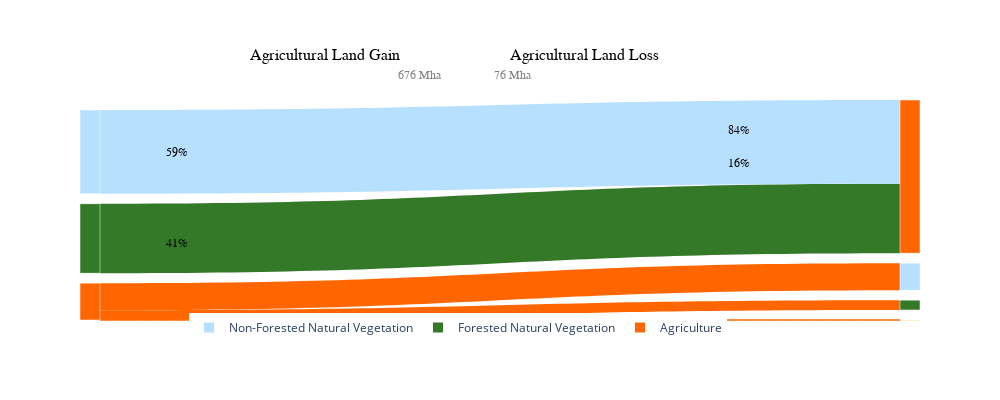

This figure's notebook cell:
### Code cell
import plotly.graph_objects as go

# Assuming result_drop is your DataFrame with the necessary data

nodes = {}
links = []
node_colors = []
link_colors = []

# Create a mapping of nodes to their GAREA values
node_labels = {}

for i in range(len(tahun) - 1):
    current_year = tahun[i]
    next_year = tahun[i + 1]

    gltct_current = f'GLCT{current_year}'
    color_current = f'color{current_year}'
    value_current = f'GAREA{current_year}'

    gltct_next = f'GLCT{next_year}'

    for index, row in result_drop_overtime.iterrows():
        source_node = row[gltct_current]
        target_node = row[gltct_next]
        
        # Assign GAREA values as node labels
        node_labels[source_node] = row[value_current]
        node_labels[target_node] = row[f'GAREA{next_year}']

        # Assume color_source is a valid color code from your data
        color_source = row[color_current]  # Make sure this is a valid color format

        if source_node not in nodes:
            nodes[source_node] = len(nodes)
            node_colors.append(color_source)
        if target_node not in nodes:
            nodes[target_node] = len(nodes)
            node_colors.append(row[f'color{next_year}'])  # Ensure this is also a valid color format

        link = {
            'source': nodes[source_node],
            'target': nodes[target_node],
            'value': row[f'GAREA{next_year}']  # Use the correct value
        }
        
        links.append(link)
        link_colors.append(color_source)

# Prepare to create the Sankey figure
fig = go.Figure(data=[go.Sankey(
    node=dict(
        pad=10,
        thickness=20,
        line=dict(color='white'),
        label=[node_labels[key] for key in nodes.keys()],  # Use GAREA values as labels
        color=node_colors  # Use your predefined colors here
    ),
    link=dict(
        source=[link['source'] for link in links],
        target=[link['target'] for link in links],
        value=[link['value'] for link in links],
        color=link_colors,
    )
)])

# Create traces for the legend
custom_labels = [ 'Non-Forested Natural Vegetation', 'Forested Natural Vegetation','Agriculture']
warna = ['#B7E0FF', '#347928', '#FF6600']
legend_entries = [[color, label] for color, label in zip(warna, custom_labels)]

legend = []
for i, entry in enumerate(legend_entries):
    legend.append(
        go.Scatter(
            mode="markers",
            x=[None],
            y=[None],
            marker=dict(size=10, color=entry[0], symbol="square"),
            name=entry[1],
            showlegend=True
        )
    )

# Define the layout with annotations included
layout = go.Layout(
    showlegend=True,
    plot_bgcolor="rgba(0,0,0,0)",
    legend=dict(
        orientation="h",
        yanchor="bottom",
        y=-0.1,
        xanchor="center",
        x=0.45
    ),
    annotations=[
        dict(
            text="Agricultural Land Gain",
            x=0.2,
            y=1.25,
            xref="paper",
            yref="paper",
            showarrow=False,
            arrowhead=2,
            ax=0,
            ay=-40,
            font=dict(size=16, color="black", family="Arial Black")
        ),
         dict(
            text="676 Mha",
            x=0.405,
            y=1.15,
            xref="paper",
            yref="paper",
            showarrow=False,
            arrowhead=2,
            ax=0,
            ay=-40,
            font=dict(size=12, color="Grey", family="Arial Black")
        ),
        dict(
            text="Agricultural Land Loss",
            x=0.6,
            y=1.25,
            xref="paper",
            yref="paper",
            showarrow=False,
            arrowhead=2,
            ax=0,
            ay=-40,
            font=dict(size=16, color="black", family="Arial Black")
        ),
        dict(
            text="76 Mha",
            x=0.515,
            y=1.15,
            xref="paper",
            yref="paper",
            showarrow=False,
            arrowhead=2,
            ax=0,
            ay=-40,
            font=dict(size=12, color="Grey", family="Arial Black")
        ),
        dict(
            text="59%",
            x=0.1,
            y=0.8,
            xref="paper",
            yref="paper",
            showarrow=False,
            arrowhead=2,
            ax=0,
            ay=-40,
            font=dict(size=12, color="Black", family="Arial Black")
        )
        ,
        dict(
            text="41%",
            x=0.1,
            y=0.35,
            xref="paper",
            yref="paper",
            showarrow=False,
            arrowhead=2,
            ax=0,
            ay=-40,
            font=dict(size=12, color="Black", family="Arial Black")
        ),
        dict(
            text="84%",
            x=0.80,
            y=0.9,
            xref="paper",
            yref="paper",
            showarrow=False,
            arrowhead=2,
            ax=0,
            ay=-40,
            font=dict(size=12, color="Black", family="Arial Black")
        ),
        dict(
            text="16%",
            x=0.80,
            y=0.75,
            xref="paper",
            yref="paper",
            showarrow=False,
            arrowhead=2,
            ax=0,
            ay=-40,
            font=dict(size=12, color="Black", family="Arial Black")
        )
    ]
)

# Update the figure with traces and layout
fig = go.Figure(data=[fig.data[0]] + legend, layout=layout)
fig.update_xaxes(visible=False)
fig.update_yaxes(visible=False)
fig.update_layout(
    width=1000,
    height=400
)

# Finally show the figure
fig.show()

### Figure 1 — Plotly figure (JSON) as saved in the notebook; plotly's stock layout.template omitted (floating-point values rounded to 4 significant figures)
{"data": [{"link": {"color": ["#347928", "#B7E0FF", "#FF6600", "#FF6600", "#FF6600"], "source": [0, 2, 3, 3, 3], "target": [1, 1, 4, 5, 6], "value": [267800000.0, 324000000.0, 38100000.0, 27910.0, 104400000.0]}, "node": {"color": ["#347928", "#FF6600", "#B7E0FF", "#FF6600", "#347928", "#FCCD2A", "#B7E0FF"], "line": {"color": "white"}, "pad": 10, "thickness": 20}, "type": "sankey"}, {"marker": {"color": "#B7E0FF", "size": 10, "symbol": "square"}, "mode": "markers", "name": "Non-Forested Natural Vegetation", "showlegend": true, "type": "scatter", "x": [null], "y": [null]}, {"marker": {"color": "#347928", "size": 10, "symbol": "square"}, "mode": "markers", "name": "Forested Natural Vegetation", "showlegend": true, "type": "scatter", "x": [null], "y": [null]}, {"marker": {"color": "#FF6600", "size": 10, "symbol": "square"}, "mode": "markers", "name": "Agriculture", "showlegend": true, "type": "scatter", "x": [null], "y": [null]}], "layout": {"annotations": [{"arrowhead": 2, "ax": 0, "ay": -40, "font": {"color": "black", "family": "Arial Black", "size": 16}, "showarrow": false, "text": "Agricultural Land Gain", "x": 0.2, "xref": "paper", "y": 1.25, "yref": "paper"}, {"arrowhead": 2, "ax": 0, "ay": -40, "font": {"color": "Grey", "family": "Arial Black", "size": 12}, "showarrow": false, "text": "676 Mha", "x": 0.405, "xref": "paper", "y": 1.15, "yref": "paper"}, {"arrowhead": 2, "ax": 0, "ay": -40, "font": {"color": "black", "family": "Arial Black", "size": 16}, "showarrow": false, "text": "Agricultural Land Loss", "x": 0.6, "xref": "paper", "y": 1.25, "yref": "paper"}, {"arrowhead": 2, "ax": 0, "ay": -40, "font": {"color": "Grey", "family": "Arial Black", "size": 12}, "showarrow": false, "text": "76 Mha", "x": 0.515, "xref": "paper", "y": 1.15, "yref": "paper"}, {"arrowhead": 2, "ax": 0, "ay": -40, "font": {"color": "Black", "family": "Arial Black", "size": 12}, "showarrow": false, "text": "59%", "x": 0.1, "xref": "paper", "y": 0.8, "yref": "paper"}, {"arrowhead": 2, "ax": 0, "ay": -40, "font": {"color": "Black", "family": "Arial Black", "size": 12}, "showarrow": false, "text": "41%", "x": 0.1, "xref": "paper", "y": 0.35, "yref": "paper"}, {"arrowhead": 2, "ax": 0, "ay": -40, "font": {"color": "Black", "family": "Arial Black", "size": 12}, "showarrow": false, "text": "84%", "x": 0.8, "xref": "paper", "y": 0.9, "yref": "paper"}, {"arrowhead": 2, "ax": 0, "ay": -40, "font": {"color": "Black", "family": "Arial Black", "size": 12}, "showarrow": false, "text": "16%", "x": 0.8, "xref": "paper", "y": 0.75, "yref": "paper"}], "height": 400, "legend": {"orientation": "h", "x": 0.45, "xanchor": "center", "y": -0.1, "yanchor": "bottom"}, "plot_bgcolor": "rgba(0,0,0,0)", "showlegend": true, "width": 1000, "xaxis": {"visible": false}, "yaxis": {"visible": false}}}
